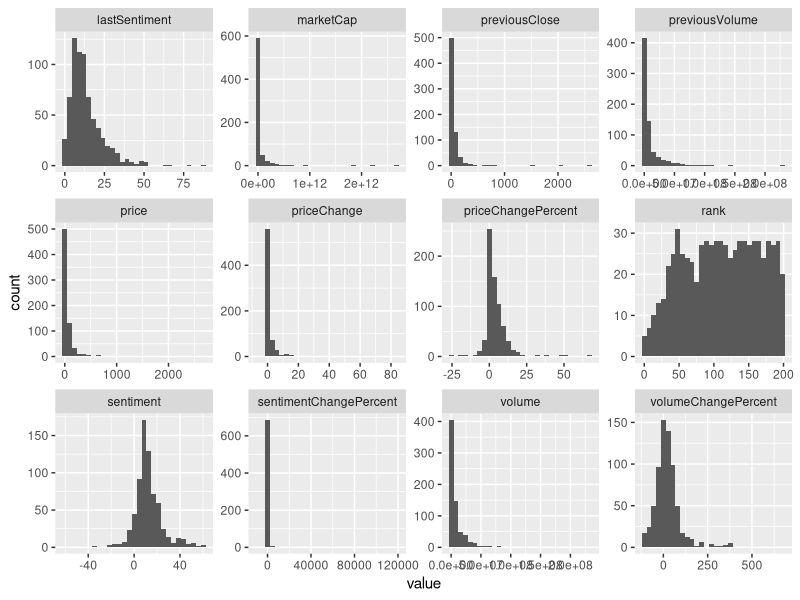
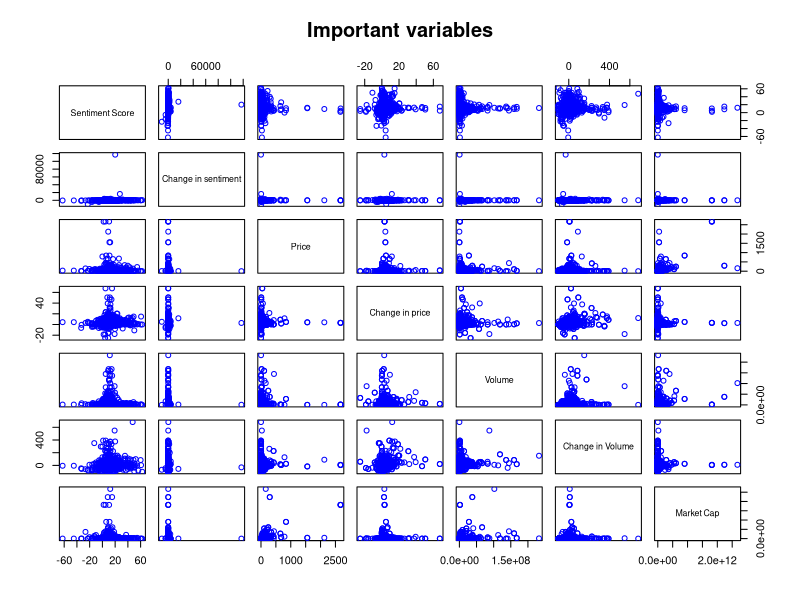
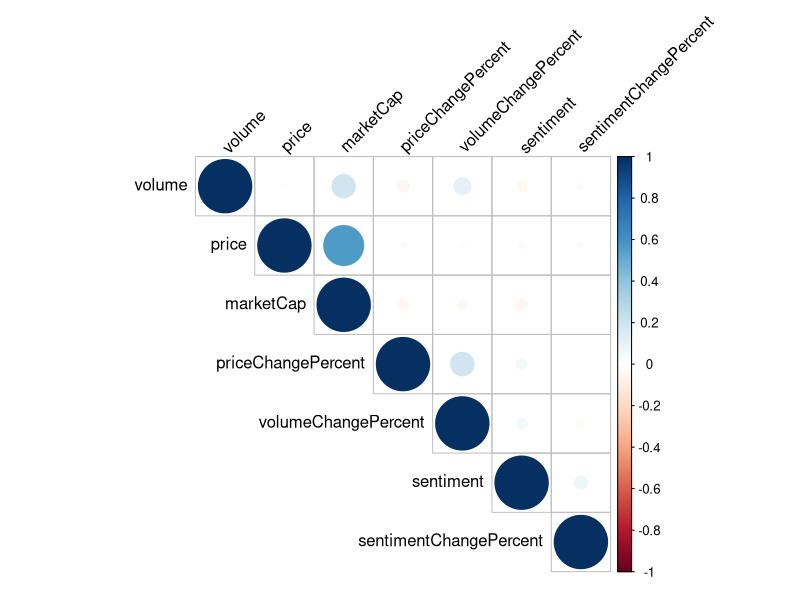
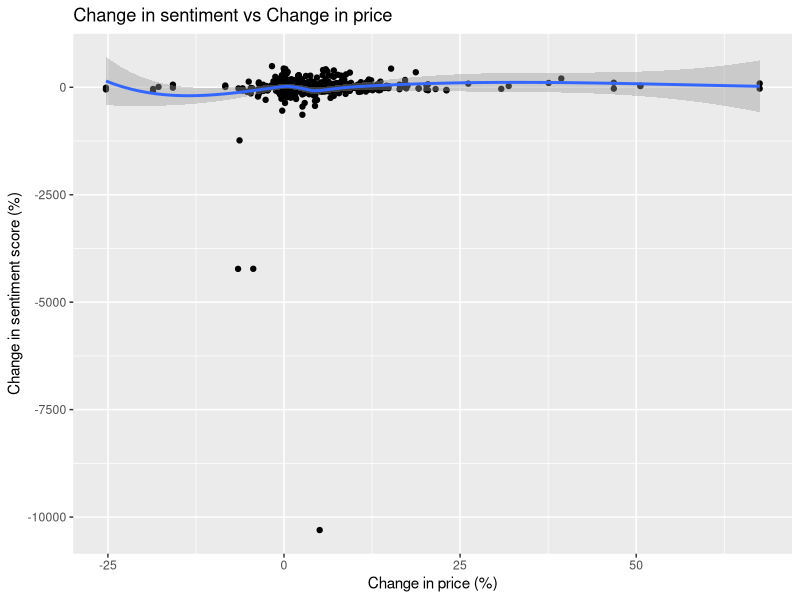
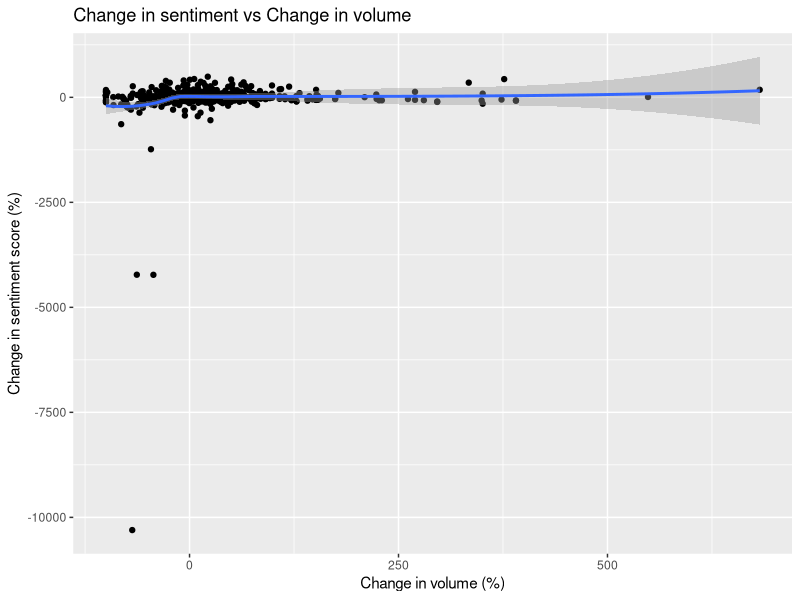
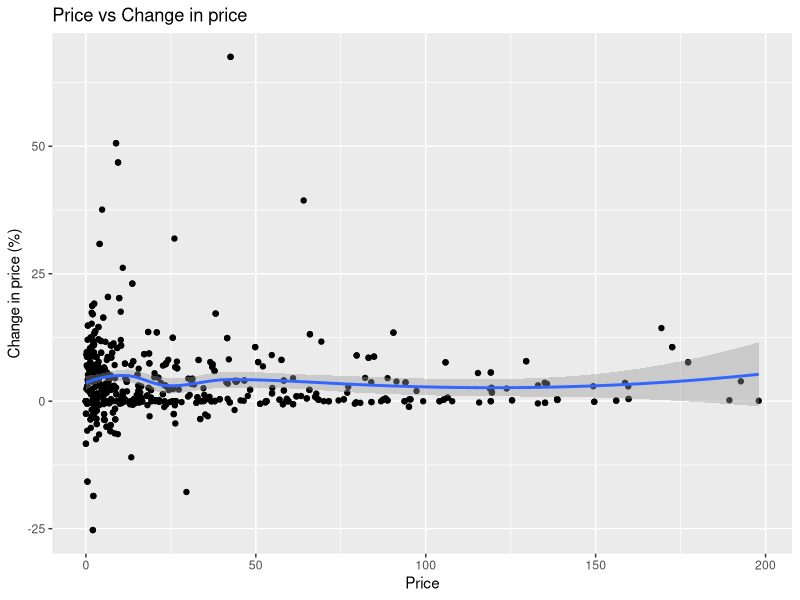
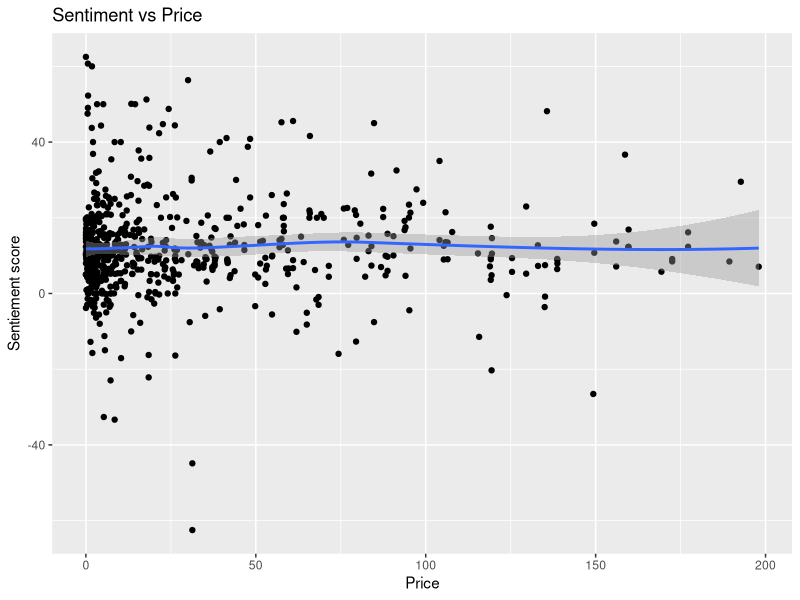
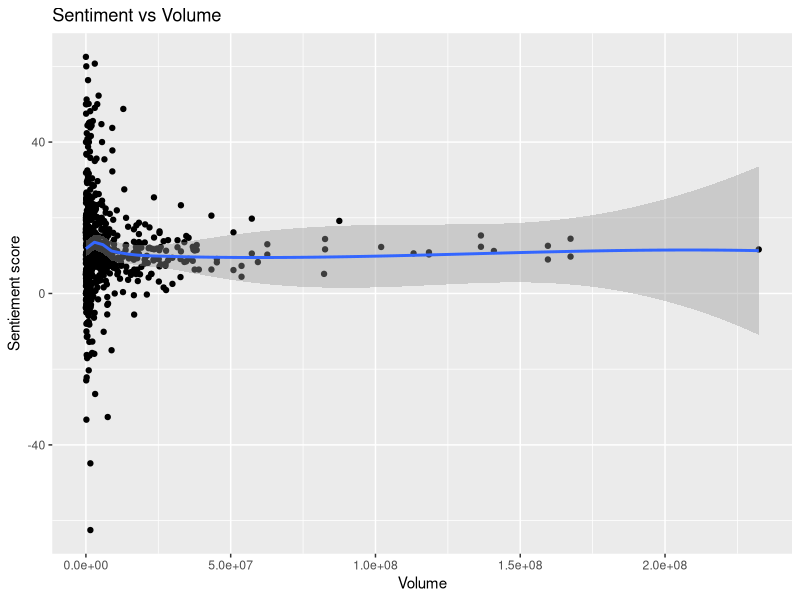

Reproduce these figures in R, in order.
## ---- chunk 1
library(readr)
library(dplyr)
library(ggplot2)

bullish_data_twitter <- read_csv("social_sentiment_twitter_chginsentiment_bullish_03-16-2022.csv", show_col_types = FALSE)
bullish_data_stocktwits <- read_csv("social_sentiment_stocktwits_chginsentiment_bullish_03-15-2022.csv", show_col_types = FALSE)
bullish_data_stocktwits2 <- read_csv("social_sentiment_stocktwits_chginsentiment_bullish_03-16-2022.csv", show_col_types = FALSE)
bearish_data_twitter <- read_csv("social_sentiment_twitter_chginsentiment_bearish_03-15-2022.csv", show_col_types = FALSE)
bearish_data_twitter2 <- read_csv("social_sentiment_twitter_chginsentiment_bearish_03-16-2022.csv", show_col_types = FALSE)
bearish_data_stocktwits <- read_csv("social_sentiment_stocktwits_chginsentiment_bearish_03-15-2022.csv", show_col_types = FALSE)
bearish_data_stocktwits2 <- read_csv("social_sentiment_stocktwits_chginsentiment_bearish_03-16-2022.csv", show_col_types = FALSE)

# binding both data for bullish and bearish tickers together
data <- rbind(bullish_data_twitter, bullish_data_stocktwits, bullish_data_stocktwits2, bearish_data_twitter, bearish_data_twitter2, bearish_data_stocktwits, bearish_data_stocktwits2)

data <- data %>%
  # filter out all dummy data
  filter(lastSentiment > 0) %>%
  rename(sentimentChangePercent="sentimentChange", 
         priceChange="change", 
         priceChangePercent="changePercent") %>%
  # adding new variable volumeChangePercent
  mutate(priceChangePercent = priceChangePercent * 100, 
         volumeChangePercent= (volume - previousVolume) / previousVolume * 100) 

glimpse(data)
## ---- chunk 2
library(purrr)
library(tidyr)
data %>%
  keep(is.numeric) %>% 
  gather() %>% 
  ggplot(aes(value)) +
    facet_wrap(~ key, scales = "free") +
    geom_histogram()
## ---- chunk 3
pairs(data[,c("sentiment","sentimentChangePercent","price", "priceChangePercent", 
              "volume", "volumeChangePercent", "marketCap")], 
      col="blue",  
      labels = c('Sentiment Score', 'Change in sentiment', 'Price', "Change in price", 
                 "Volume", "Change in Volume", "Market Cap"), 
      main="Important variables")
## ---- chunk 4
res = cor(data[,c("sentiment","sentimentChangePercent","price", "priceChangePercent", 
              "volume", "volumeChangePercent", "marketCap")], use="complete.obs")
res
## ---- chunk 5
library(corrplot)
corrplot(res, type = "upper", order = "hclust", 
         tl.col = "black", tl.srt = 45)
## ---- chunk 6
sapply(data, function(x) sum(is.na(x)))
## ---- chunk 7
plotdata <- data %>%
  filter(sentimentChangePercent < 500)
ggplot(plotdata, aes(y=sentimentChangePercent, x = priceChangePercent)) + 
  geom_point() + geom_smooth() + 
  labs(
    title = "Change in sentiment vs Change in price",
    y = "Change in sentiment score (%)",
    x = "Change in price (%)"
  )     
## ---- chunk 8
plotdata1 <- data %>%
  filter(sentimentChangePercent < 500)
ggplot(plotdata1, aes(y=sentimentChangePercent, x = volumeChangePercent)) + 
  geom_point() + geom_smooth() + 
  labs(
    title = "Change in sentiment vs Change in volume",
    y = "Change in sentiment score (%)",
    x = "Change in volume (%)"
  )     
## ---- chunk 9
plotdata1 <- data %>%
  filter(price < 200)
ggplot(plotdata1, aes(x=price, y = priceChangePercent)) + 
  geom_point() + geom_smooth() +
  labs(
    title = "Price vs Change in price",
    x = "Price",
    y = "Change in price (%)"
  )  
## ---- chunk 10
plotdata1 <- data %>%
  filter(price < 200)
ggplot(plotdata1, aes(y=sentiment, x = price)) + 
  geom_point() + geom_smooth() +
  labs(
    title = "Sentiment vs Price",
    y = "Sentiement score",
    x = "Price"
  )  
## ---- chunk 11
ggplot(plotdata1, aes(y=sentiment, x = volume)) + 
  geom_point() + geom_smooth() +
  labs(
    title = "Sentiment vs Volume",
    y = "Sentiement score",
    x = "Volume"
  )  
## ---- chunk 12
plotdata2 <- data %>%
  filter(marketCap < 5000000000)
ggplot(plotdata2, aes(x=marketCap, y = priceChangePercent)) + 
  geom_point() + geom_smooth() +
  labs(
    title = "Market cap vs Change in price",
    x = "Market cap",
    y = "Change in price (%)"
  )
## ---- chunk 13
ggplot(plotdata2, aes(x=marketCap, y = sentiment)) + 
  geom_point() + geom_smooth() + 
  labs(
    title = "Market cap vs Sentiment score",
    x = "Market cap",
    y = "Sentiment score"
  )
## ---- chunk 14
plotdata3 <- data %>%
  filter(marketCap < 5000000000, sentimentChangePercent < 500)
ggplot(plotdata3, aes(x=marketCap, y = sentimentChangePercent)) + 
  geom_point() + geom_smooth() +
  labs(
    title = "Market cap vs Change in sentiment",
    x = "Market cap",
    y = "Change in sentiment (%)"
  )
